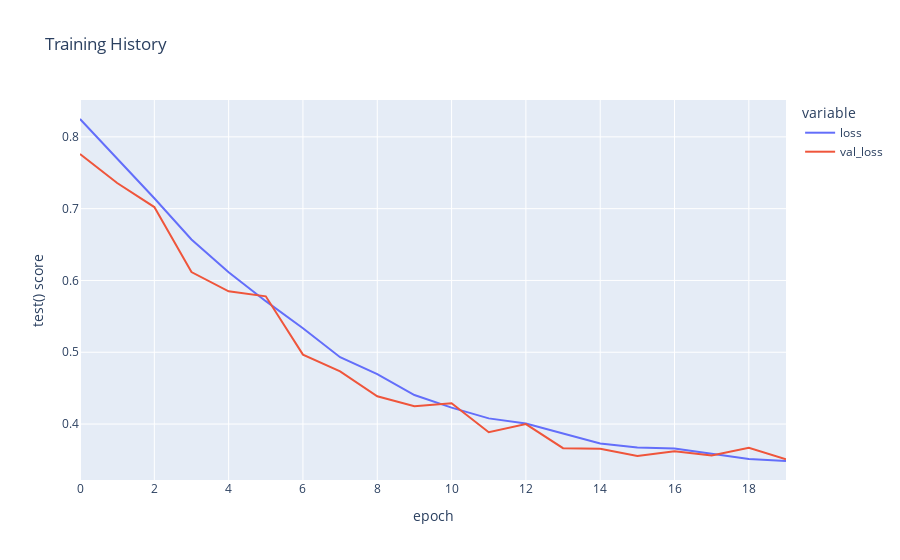

The notebook cell this image was saved under:
### Code cell
#train the neural network!
history = model.fit(dataset_training, 
                    validation_data=dataset_validation, 
                    epochs=20)

#plot the model's progress
fig = px.line(
    history.history, y=['loss', 'val_loss'],
    labels={'index': 'epoch', 'value': 'test() score'}, 
    title='Training History')
fig

### Figure 1 — Plotly figure (JSON) as saved in the notebook; plotly's stock layout.template omitted (floating-point values rounded to 4 significant figures)
{"data": [{"hovertemplate": "variable=loss<br>epoch=%{x}<br>test() score=%{y}<extra></extra>", "legendgroup": "loss", "line": {"color": "#636efa", "dash": "solid"}, "marker": {"symbol": "circle"}, "mode": "lines", "name": "loss", "orientation": "v", "showlegend": true, "type": "scatter", "x": [0, 1, 2, 3, 4, 5, 6, 7, 8, 9, 10, 11, 12, 13, 14, 15, 16, 17, 18, 19], "xaxis": "x", "y": [0.8249, 0.7693, 0.7144, 0.6571, 0.6114, 0.5712, 0.5334, 0.4931, 0.4696, 0.4405, 0.4229, 0.4079, 0.4007, 0.3869, 0.373, 0.3675, 0.3658, 0.3586, 0.3515, 0.3486], "yaxis": "y"}, {"hovertemplate": "variable=val_loss<br>epoch=%{x}<br>test() score=%{y}<extra></extra>", "legendgroup": "val_loss", "line": {"color": "#EF553B", "dash": "solid"}, "marker": {"symbol": "circle"}, "mode": "lines", "name": "val_loss", "orientation": "v", "showlegend": true, "type": "scatter", "x": [0, 1, 2, 3, 4, 5, 6, 7, 8, 9, 10, 11, 12, 13, 14, 15, 16, 17, 18, 19], "xaxis": "x", "y": [0.776, 0.7357, 0.7022, 0.6116, 0.5849, 0.5779, 0.4967, 0.4734, 0.4387, 0.4248, 0.4289, 0.3887, 0.4, 0.3664, 0.3656, 0.3555, 0.3623, 0.3561, 0.3671, 0.351], "yaxis": "y"}], "layout": {"legend": {"title": {"text": "variable"}, "tracegroupgap": 0}, "title": {"text": "Training History"}, "xaxis": {"anchor": "y", "domain": [0, 1], "title": {"text": "epoch"}}, "yaxis": {"anchor": "x", "domain": [0, 1], "title": {"text": "test() score"}}}}
